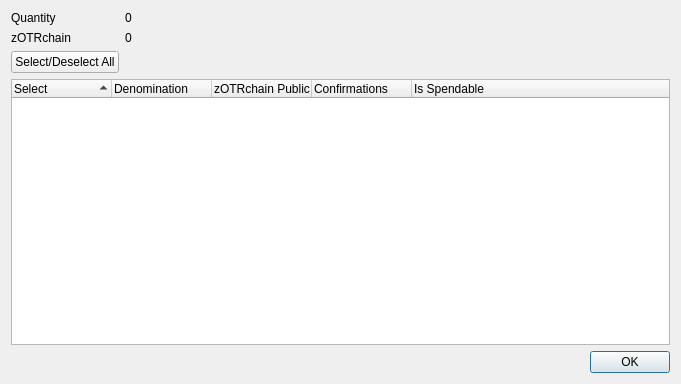
<?xml version="1.0" encoding="UTF-8"?>
<ui version="4.0">
 <class>ZOTRchainControlDialog</class>
 <widget class="QDialog" name="ZOTRchainControlDialog">
  <property name="geometry">
   <rect>
    <x>0</x>
    <y>0</y>
    <width>681</width>
    <height>384</height>
   </rect>
  </property>
  <property name="minimumSize">
   <size>
    <width>681</width>
    <height>384</height>
   </size>
  </property>
  <property name="windowTitle">
   <string>Select zOTRchain to Spend</string>
  </property>
  <layout class="QGridLayout" name="gridLayout">
   <item row="0" column="0">
    <layout class="QFormLayout" name="formLayout">
     <property name="sizeConstraint">
      <enum>QLayout::SetDefaultConstraint</enum>
     </property>
     <item row="0" column="0">
      <widget class="QLabel" name="labelQuantity">
       <property name="text">
        <string>Quantity</string>
       </property>
      </widget>
     </item>
     <item row="0" column="1">
      <widget class="QLabel" name="labelQuantity_int">
       <property name="text">
        <string>0</string>
       </property>
      </widget>
     </item>
     <item row="1" column="0">
      <widget class="QLabel" name="labelZOTRchain">
       <property name="text">
        <string>zOTRchain</string>
       </property>
      </widget>
     </item>
     <item row="1" column="1">
      <widget class="QLabel" name="labelZOTRchain_int">
       <property name="text">
        <string>0</string>
       </property>
      </widget>
     </item>
     <item row="2" column="0">
      <widget class="QPushButton" name="pushButtonAll">
       <property name="text">
        <string>Select/Deselect All</string>
       </property>
      </widget>
     </item>
    </layout>
   </item>
   <item row="1" column="0">
    <layout class="QVBoxLayout" name="verticalLayout">
     <item>
      <widget class="QTreeWidget" name="treeWidget">
       <property name="minimumSize">
        <size>
         <width>0</width>
         <height>250</height>
        </size>
       </property>
       <property name="alternatingRowColors">
        <bool>true</bool>
       </property>
       <property name="sortingEnabled">
        <bool>true</bool>
       </property>
       <property name="columnCount">
        <number>5</number>
       </property>
       <attribute name="headerDefaultSectionSize">
        <number>100</number>
       </attribute>
       <column>
        <property name="text">
         <string notr="true">Select</string>
        </property>
       </column>
       <column>
        <property name="text">
         <string notr="true">Denomination</string>
        </property>
       </column>
       <column>
        <property name="text">
         <string notr="true">zOTRchain Public ID</string>
        </property>
       </column>
       <column>
        <property name="text">
         <string notr="true">Confirmations</string>
        </property>
       </column>
       <column>
        <property name="text">
         <string>Is Spendable</string>
        </property>
       </column>
      </widget>
     </item>
     <item>
      <widget class="QDialogButtonBox" name="buttonBox">
       <property name="orientation">
        <enum>Qt::Horizontal</enum>
       </property>
       <property name="standardButtons">
        <set>QDialogButtonBox::Ok</set>
       </property>
      </widget>
     </item>
    </layout>
   </item>
  </layout>
 </widget>
 <resources/>
 <connections>
  <connection>
   <sender>buttonBox</sender>
   <signal>accepted()</signal>
   <receiver>ZOTRchainControlDialog</receiver>
   <slot>accept()</slot>
   <hints>
    <hint type="sourcelabel">
     <x>248</x>
     <y>254</y>
    </hint>
    <hint type="destinationlabel">
     <x>157</x>
     <y>274</y>
    </hint>
   </hints>
  </connection>
  <connection>
   <sender>buttonBox</sender>
   <signal>rejected()</signal>
   <receiver>ZOTRchainControlDialog</receiver>
   <slot>reject()</slot>
   <hints>
    <hint type="sourcelabel">
     <x>316</x>
     <y>260</y>
    </hint>
    <hint type="destinationlabel">
     <x>286</x>
     <y>274</y>
    </hint>
   </hints>
  </connection>
 </connections>
</ui>
